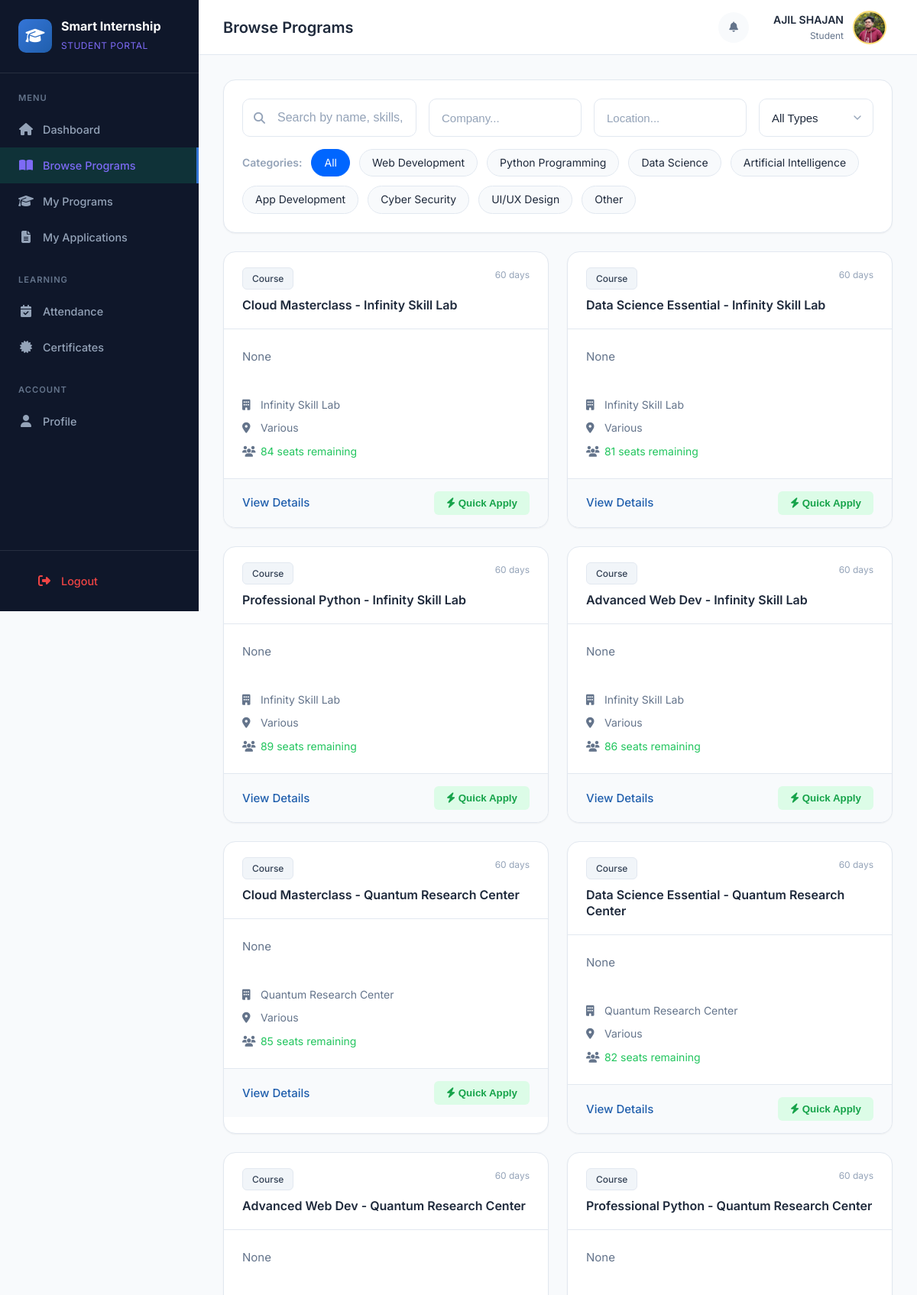
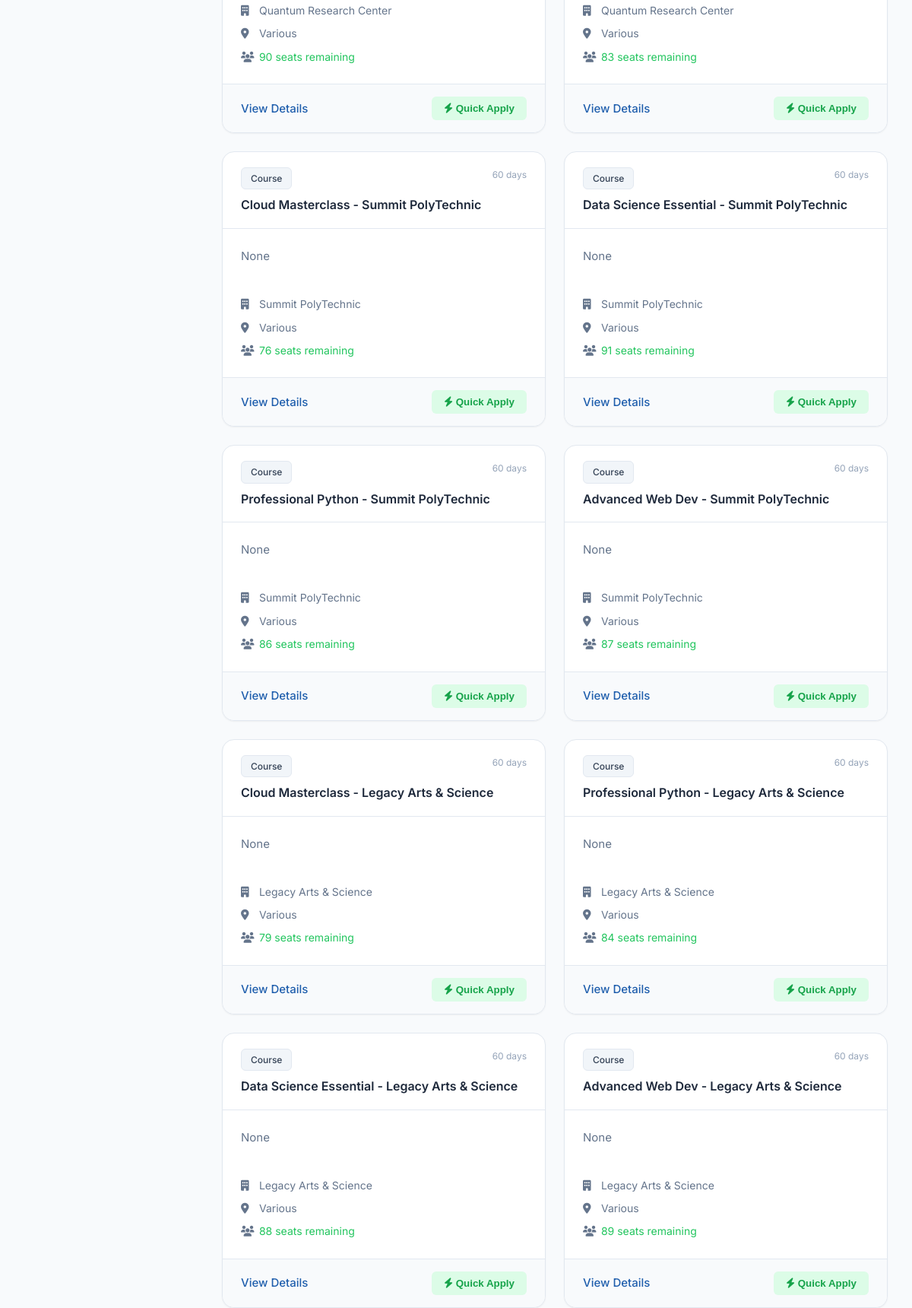
The app's page /student/search/ (signed in, upper part) with its own data (2 pictures, top to bottom).
### accounts/models.py (models this page shows, shortened)
class User(AbstractUser):
    ROLE_CHOICES = (
        ('ADMIN', 'Admin'),
        ('COORDINATOR', 'HR Coordinator'),
        ('STUDENT', 'Student'),
    )
    APPROVAL_STATUS_CHOICES = (
        ('PENDING', 'Pending Approval'),
        ('APPROVED', 'Approved'),
        ('REJECTED', 'Rejected'),
    )
    role = models.CharField(max_length=20, choices=ROLE_CHOICES, default='STUDENT')
    phone = models.CharField(max_length=15, blank=True, null=True)
    address = models.TextField(blank=True, null=True)
    profile_picture = models.ImageField(upload_to='profiles/', blank=True, null=True)
    institution = models.ForeignKey(
        'institutions.Institution',
        on_delete=models.SET_NULL,
        null=True,
        blank=True,
        related_name='users'
    )
    qualification = models.CharField(max_length=255, blank=True, null=True, help_text="Student's highest qualification")
    is_active = models.BooleanField(default=True)
    approval_status = models.CharField(
        max_length=20,
        choices=APPROVAL_STATUS_CHOICES,
        default='APPROVED',  # Default to APPROVED for admin/coordinator, will be PENDING for students
        help_text='Approval status for student registrations'
    )
    approved_by = models.ForeignKey(
        'self',
        on_delete=models.SET_NULL,
        null=True,
        blank=True,
        related_name='approved_students',
        help_text='Coordinator or Admin who approved/rejected this user'
    )
    approval_date = models.DateTimeField(null=True, blank=True)
    rejection_reason = models.TextField(blank=True, null=True, help_text='Reason for rejection if rejected')
    created_at = models.DateTimeField(auto_now_add=True)
    updated_at = models.DateTimeField(auto_now=True)
    class Meta:
        verbose_name = 'User'
        verbose_name_plural = 'Users'

### courses/models.py (models this page shows, shortened)
class Course(models.Model):
    name = models.CharField(max_length=200)
    description = models.TextField(blank=True, null=True)
    institution = models.ForeignKey(Institution, on_delete=models.CASCADE)
    coordinator = models.ForeignKey(
        settings.AUTH_USER_MODEL,
        on_delete=models.SET_NULL,
        null=True,
        blank=True,
        limit_choices_to={'role': 'COORDINATOR'},
        related_name='coordinated_courses'
    )
    CATEGORY_CHOICES = (
        ('WEB', 'Web Development'),
        ('PYTHON', 'Python Programming'),
        ('DATA', 'Data Science'),
        ('AI', 'Artificial Intelligence'),
        ('APP', 'App Development'),
        ('CYBER', 'Cyber Security'),
        ('DESIGN', 'UI/UX Design'),
        ('OTHER', 'Other'),
    )
    category = models.CharField(max_length=20, choices=CATEGORY_CHOICES, default='OTHER')
    duration_days = models.IntegerField(default=30, help_text="Duration in days")
    max_students = models.IntegerField(default=50)
    start_date = models.DateField(blank=True, null=True)
    end_date = models.DateField(blank=True, null=True)
    eligibility = models.TextField(blank=True, null=True, help_text="Eligibility criteria")
    is_active = models.BooleanField(default=True)
    created_at = models.DateTimeField(auto_now_add=True)
    updated_at = models.DateTimeField(auto_now=True)
    class Meta:
        verbose_name = 'Course'
        verbose_name_plural = 'Courses'
        ordering = ['-created_at']
    @property
    def enrolled_count(self):
        return self.application_set.filter(status='APPROVED').count()
    @property
    def available_seats(self):
        return self.max_students - self.enrolled_count

### institutions/models.py (models this page shows, shortened)
class Institution(models.Model):
    name = models.CharField(max_length=200, verbose_name='Company Name')
    location = models.CharField(max_length=200)
    address = models.TextField(blank=True, null=True)
    phone = models.CharField(max_length=15, blank=True, null=True, verbose_name='Company Phone')
    email = models.EmailField(blank=True, null=True, verbose_name='Company Email')
    website = models.URLField(blank=True, null=True)
    logo = models.ImageField(upload_to='companies/', blank=True, null=True)
    description = models.TextField(blank=True, null=True)
    hr_coordinator_name = models.CharField(max_length=200, blank=True, null=True, verbose_name='HR Coordinator Name')
    hr_coordinator_phone = models.CharField(max_length=15, blank=True, null=True, verbose_name='HR Coordinator Phone')
    hr_coordinator_email = models.EmailField(blank=True, null=True, verbose_name='HR Coordinator Email')
    coordinator = models.ForeignKey(
        settings.AUTH_USER_MODEL,
        on_delete=models.SET_NULL,
        null=True,
        blank=True,
        limit_choices_to={'role': 'COORDINATOR'},
        related_name='managed_companies'
    )
    is_active = models.BooleanField(default=True)
    created_at = models.DateTimeField(auto_now_add=True)
    updated_at = models.DateTimeField(auto_now=True)
    class Meta:
        verbose_name = 'Company'
        verbose_name_plural = 'Companies'
        ordering = ['name']

### accounts/student_views.py (the view, shortened to what this page needs)
# urls.py: path('search/', student_views.search_programs, name='search'),
@student_required
def search_programs(request):
    query = request.GET.get('q', '')
    program_type = request.GET.get('type', 'all')
    institution = request.GET.get('institution', '')
    location = request.GET.get('location', '')
    category = request.GET.get('category', '')
    courses = Course.objects.filter(is_active=True)
    internships = Internship.objects.filter(is_active=True)
    if institution:
        courses = courses.filter(institution__name__icontains=institution)
        internships = internships.filter(institution__name__icontains=institution)
    if location:
        courses = courses.filter(institution__location__icontains=location)
        internships = internships.filter(institution__location__icontains=location)
    if category:
        courses = courses.filter(category=category)
        internships = internships.filter(category=category)
    programs = []
    if program_type in ['all', 'course']:
        for course in courses:
            programs.append({
                'id': course.id,
                'type': 'course',
                'name': course.name,
                'description': course.description,
                'institution': course.institution.name,
                'duration': f"{course.duration_days} days",
                'seats_available': course.available_seats,
                'start_date': course.start_date,
            })
    if program_type in ['all', 'internship']:
        for internship in internships:
            programs.append({
                'id': internship.id,
                'type': 'internship',
                'name': internship.title,
                'description': internship.description,
                'institution': internship.institution.name,
                'duration': f"{internship.duration} days",
                'seats_available': internship.available_seats,
                'start_date': internship.start_date,
            })
    context = {
        'programs': programs,
        'query': query,
        'program_type': program_type,
        'institution': institution,
        'location': location,
        'category': category,
        'categories': Course.CATEGORY_CHOICES,
    }
    return render(request, 'student/programs.html', context)

### templates/student/programs.html (shortened to what this page needs)
{% extends 'student/base.html' %}
{% block page_title %}Browse Programs{% endblock %}
{% block content %}
<div class="card" style="margin-bottom: var(--space-6);">
    <div class="card-body">
        <div style="display: flex; flex-direction: column; gap: var(--space-4);">
            <div style="display: flex; gap: var(--space-4);">
                <div style="flex: 1; position: relative;">
                    <i class="fas fa-search" style="position: absolute; left: 15px; top: 50%; transform: translateY(-50%); color: var(--text-muted);"></i>
                    <input type="text" id="ajax-search-input" placeholder="Search by name, skills, or description..."
                           class="form-control" style="padding-left: 45px; height: 50px; font-size: 1rem;">
                </div>
                <input type="text" id="company-input" placeholder="Company..."
                       class="form-control" style="width: 200px; height: 50px;">
                <input type="text" id="location-input" placeholder="Location..."
                       class="form-control" style="width: 200px; height: 50px;">
                <select id="type-select" class="form-control" style="width: 150px; height: 50px;">
                    <option value="all">All Types</option>
                </select>
            </div>
            <div style="display: flex; align-items: center; gap: 12px; flex-wrap: wrap;">
                <span style="font-size: 0.875rem; font-weight: 600; color: var(--text-muted);">Categories:</span>
                <div class="filter-pill active" data-category="">All</div>
                {% for code, name in categories %}
                <div class="filter-pill" data-category="{{ code }}">{{ name }}</div>
                {% endfor %}
            </div>
        </div>
    </div>
</div>
<div id="search-results-grid">
    {% for program in programs %}
    <div class="card program-card" data-id="{{ program.id }}" data-type="{{ program.type }}">
        <div class="card-header">
            <div style="width: 100%;">
                <div style="display: flex; justify-content: space-between; align-items: flex-start;">
                    <span class="tag">{{ program.type|title }}</span>
                    <span style="font-size: 0.75rem; color: var(--text-muted);">{{ program.duration }}</span>
                </div>
                <h3 class="card-title" style="margin-top: 10px;">{{ program.name }}</h3>
            </div>
        </div>
        <div class="card-body">
            <p style="color: var(--text-secondary); margin-bottom: var(--space-4); min-height: 48px;">
                {{ program.description|truncatewords:20|default:"No description available." }}
            </p>
            <div style="display: flex; flex-direction: column; gap: 8px; color: var(--text-secondary); font-size: 0.875rem;">
                <div><i class="fas fa-building" style="width: 20px;"></i> {{ program.institution }}</div>
                <div><i class="fas fa-map-marker-alt" style="width: 20px;"></i> {{ location|default:"Various" }}</div>
                <div>
                    <i class="fas fa-users" style="width: 20px;"></i>
                    <span class="{% if program.seats_available > 0 %}text-success{% else %}text-error{% endif %}">
                        {{ program.seats_available }} seats remaining
                    </span>
                </div>
            </div>
        </div>
        <div class="card-footer" style="display: flex; justify-content: space-between; align-items: center;">
            <a href="{% url 'student:program_detail' program.id %}?type={{ program.type }}" class="text-primary" style="font-weight: 500;">View Details</a>
            <button class="quick-apply-btn" onclick="quickApply('{{ program.id }}', '{{ program.type }}')">
                <i class="fas fa-bolt"></i> Quick Apply
            </button>
        </div>
    </div>
    {% endfor %}
</div>
{% endblock %}

### templates/student/base.html (shortened to what this page needs)
{% load static %}
<!DOCTYPE html>
<html lang="en">
<head>
    <link rel="stylesheet" href="https://cdnjs.cloudflare.com/ajax/libs/font-awesome/6.4.2/css/all.min.css">
    <link rel="stylesheet" href="{% static 'css/style.css' %}">
</head>
<body>
    <div class="app-layout">
        <aside class="sidebar">
            <div class="sidebar-header">
                <div class="sidebar-logo">
                    <div class="sidebar-logo-icon">
                        <i class="fas fa-graduation-cap"></i>
                    </div>
                    <div class="sidebar-logo-text">
                        <h1>Smart Internship</h1>
                        <span>Student Portal</span>
                    </div>
                </div>
            </div>
            <nav class="sidebar-nav">
                <div class="nav-section">
                    <div class="nav-section-title">Menu</div>
                    <a href="{% url 'student:dashboard' %}" class="nav-item {% if request.resolver_match.url_name == 'dashboard' %}active{% endif %}">
                        <i class="fas fa-home"></i>
                        <span>Dashboard</span>
                    </a>
                    <a href="{% url 'student:programs' %}" class="nav-item {% if request.resolver_match.url_name == 'programs' or request.resolver_match.url_name == 'search' %}active{% endif %}">
                        <i class="fas fa-book-open"></i>
                        <span>Browse Programs</span>
                    </a>
                    <a href="{% url 'student:my_programs' %}" class="nav-item {% if request.resolver_match.url_name == 'my_programs' %}active{% endif %}">
                        <i class="fas fa-graduation-cap"></i>
                        <span>My Programs</span>
                    </a>
                    <a href="{% url 'student:applications' %}" class="nav-item {% if request.resolver_match.url_name == 'applications' %}active{% endif %}">
                        <i class="fas fa-file-alt"></i>
                        <span>My Applications</span>
                    </a>
                </div>
                <div class="nav-section">
                    <div class="nav-section-title">Learning</div>
                    <a href="{% url 'student:attendance' %}" class="nav-item {% if request.resolver_match.url_name == 'attendance' %}active{% endif %}">
                        <i class="fas fa-calendar-check"></i>
                        <span>Attendance</span>
                    </a>
                    <a href="{% url 'student:certificates' %}" class="nav-item {% if request.resolver_match.url_name == 'certificates' %}active{% endif %}">
                        <i class="fas fa-certificate"></i>
                        <span>Certificates</span>
                    </a>
                </div>
                <div class="nav-section">
                    <div class="nav-section-title">Account</div>
                    <a href="{% url 'student:profile' %}" class="nav-item {% if request.resolver_match.url_name == 'profile' %}active{% endif %}">
                        <i class="fas fa-user"></i>
                        <span>Profile</span>
                    </a>
                </div>
            </nav>
            <div class="sidebar-footer">
                <a href="{% url 'logout' %}" class="nav-item logout">
                    <i class="fas fa-sign-out-alt"></i>
                    <span>Logout</span>
                </a>
            </div>
        </aside>
        <main class="main-content">
            <header class="header">
                <div class="header-left">
                    <h2 class="page-title">{% block page_title %}Dashboard{% endblock %}</h2>
                </div>
                <div class="header-right">
                    <div class="header-actions">
                        <button class="header-btn">
                            <i class="fas fa-bell"></i>
                        </button>
                    </div>
                    <div class="user-menu">
                        <div class="user-info">
                            <div class="user-name">{{ request.user.get_full_name|default:request.user.username }}</div>
                            <div class="user-role">Student</div>
                        </div>
                        <div class="user-avatar">
                            {% if request.user.profile_picture %}
                                <img src="{{ request.user.profile_picture.url }}" alt="Avatar" style="width:100%;height:100%;border-radius:50%;object-fit:cover;">
                            {% else %}
                                {{ request.user.username|slice:":1"|upper }}
                            {% endif %}
                        </div>
                    </div>
                </div>
            </header>
            <div class="page-content">
                {% block content %}{% endblock %}
            </div>
        </main>
    </div>
</body>
</html>

### records on screen
User: user.get_full_name "AJIL SHAJAN", user.profile_picture (picture)
Course: name "Cloud Masterclass - Infinity Skill Lab"
Institution: institution "Infinity Skill Lab" "Infinity Skill Lab" "Infinity Skill Lab" "Infinity Skill Lab"
Course: name "Data Science Essential - Infinity Skill Lab"
Course: name "Professional Python - Infinity Skill Lab"
Course: name "Advanced Web Dev - Infinity Skill Lab"
Course: name "Cloud Masterclass - Quantum Research Center"
Institution: institution "Quantum Research Center" "Quantum Research Center" "Quantum Research Center" "Quantum Research Center"
Course: name "Data Science Essential - Quantum Research Center"
Course: name "Advanced Web Dev - Quantum Research Center"
Course: name "Professional Python - Quantum Research Center"
Course: name "Cloud Masterclass - Summit PolyTechnic"
Institution: institution "Summit PolyTechnic" "Summit PolyTechnic" "Summit PolyTechnic" "Summit PolyTechnic"
Course: name "Data Science Essential - Summit PolyTechnic"
Course: name "Professional Python - Summit PolyTechnic"
Course: name "Advanced Web Dev - Summit PolyTechnic"
Course: name "Cloud Masterclass - Legacy Arts & Science"
Institution: institution "Legacy Arts & Science" "Legacy Arts & Science" "Legacy Arts & Science" "Legacy Arts & Science"
Course: name "Professional Python - Legacy Arts & Science"
Course: name "Data Science Essential - Legacy Arts & Science"
Course: name "Advanced Web Dev - Legacy Arts & Science"

### other values on screen
{{ name }} "Web Development" "Python Programming" "Data Science" "Artificial Intelligence" "App Development" "Cyber Security" "UI/UX Design" "Other"
{{ program.type|title }} "Course" "Course" "Course" "Course" "Course" "Course" "Course" "Course" "Course" "Course" "Course" "Course" "Course" "Course" "Course" "Course"
{{ program.duration }} "60 days" "60 days" "60 days" "60 days" "60 days" "60 days" "60 days" "60 days" "60 days" "60 days" "60 days" "60 days" "60 days" "60 days" "60 days" "60 days"
{{ location|default:"Various" }} "Various" "Various" "Various" "Various" "Various" "Various" "Various" "Various" "Various" "Various" "Various" "Various" "Various" "Various" "Various" "Various"
{{ program.seats_available }} "84" "81" "89" "86" "85" "82" "90" "83" "76" "91" "86" "87" "79" "84" "88" "89"
